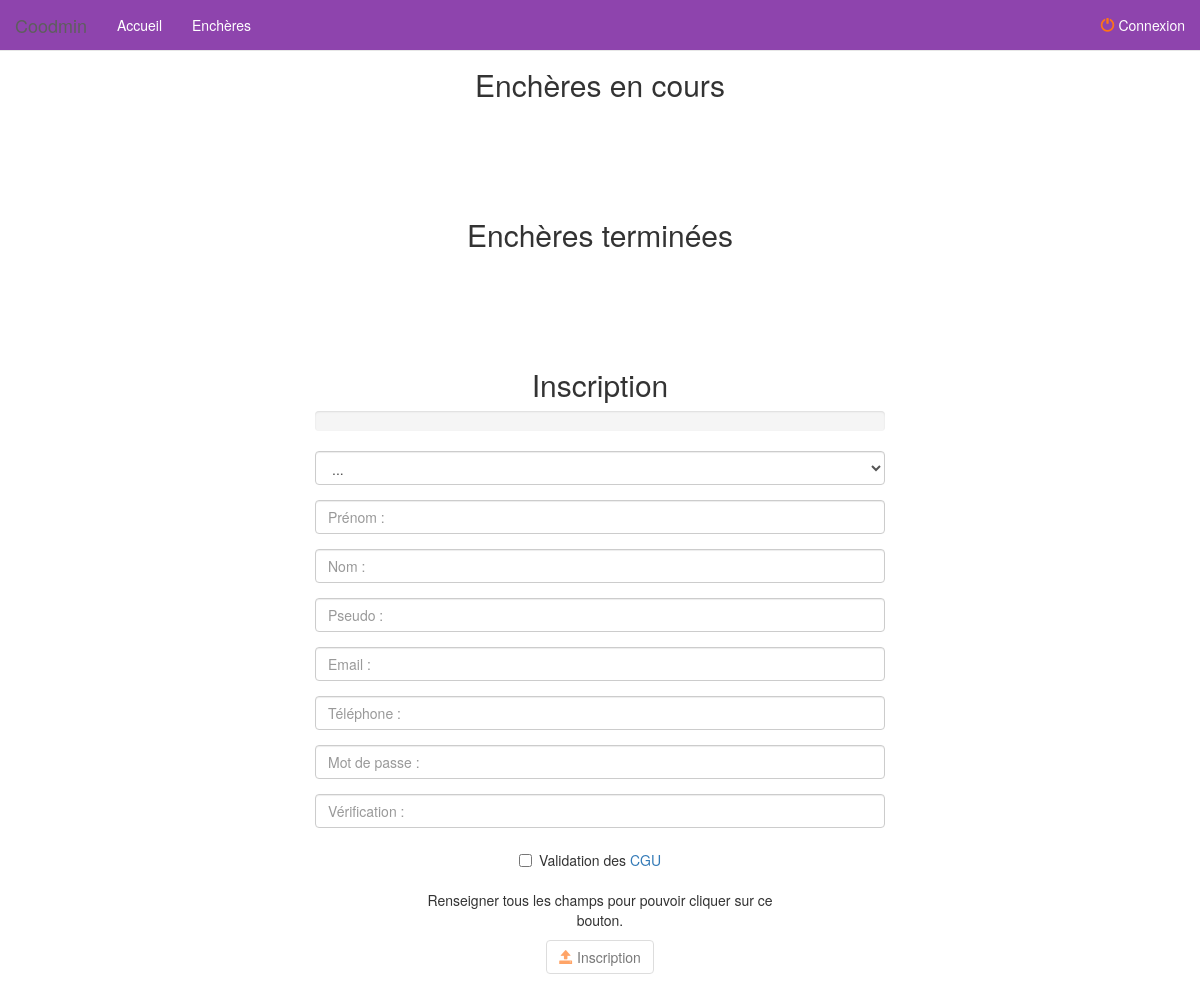
Page /coodmin2/pages/index.php on the earlier database version.
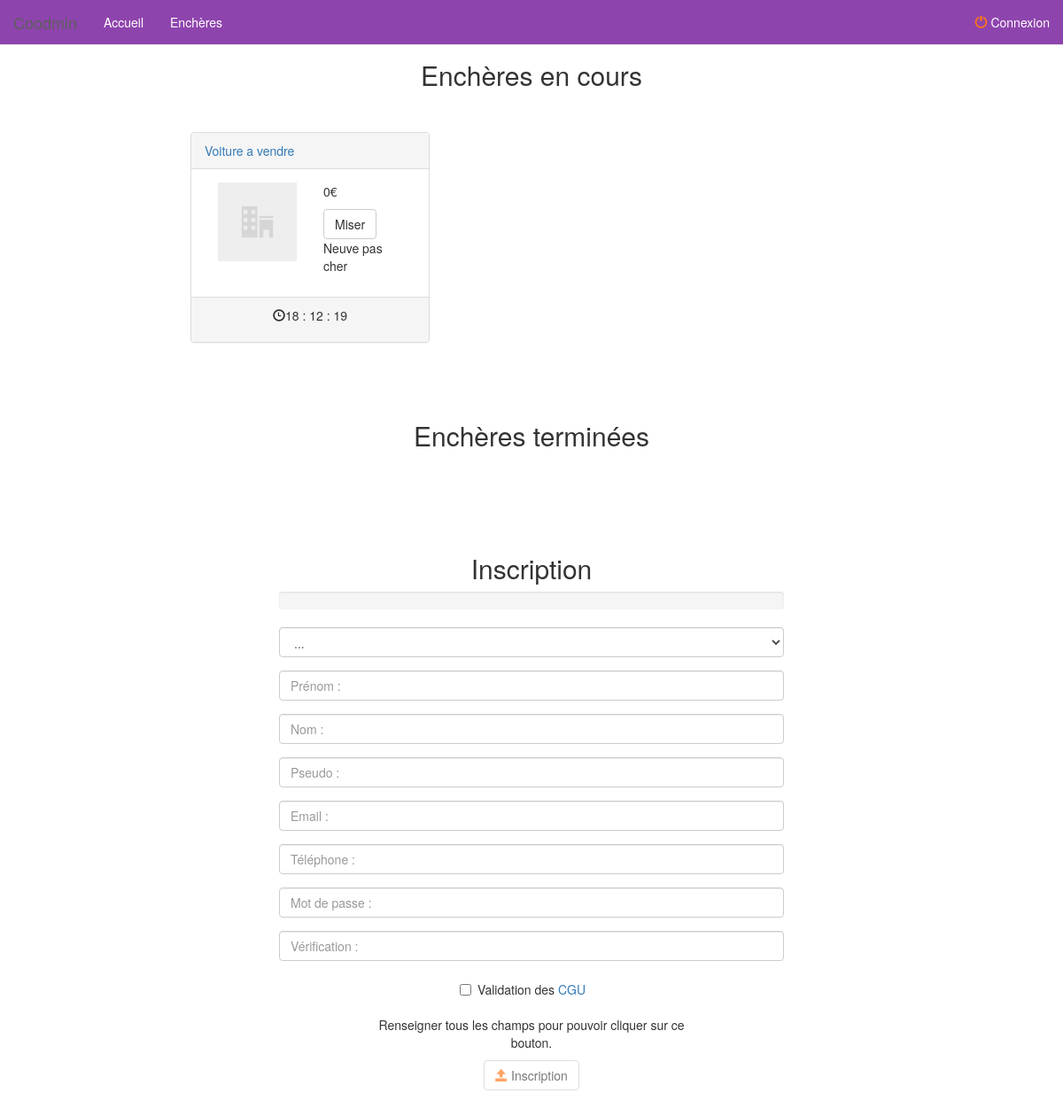
Same page on the later database version.
### tables this page shows
CREATE TABLE IF NOT EXISTS `bids` (
  `id` int(11) NOT NULL AUTO_INCREMENT,
  `seller` int(11) NOT NULL,
  `title` varchar(100) NOT NULL,
  `descriptive` varchar(255) NOT NULL,
  `category` int(11) NOT NULL,
  `estimated_price` int(11) NOT NULL,
  `mini_price` int(11) NOT NULL,
  `duration_bid` int(11) NOT NULL,
  `end_bid` int(11) NOT NULL DEFAULT '0',
  `image` varchar(100) NOT NULL DEFAULT '../img/bids/0.jpg',
  `verified` tinyint(1) DEFAULT '0',
  `sold` tinyint(1) NOT NULL DEFAULT '0',
  PRIMARY KEY (`id`)
);

### coodmin2/functions.php (called while the page is built, shortened)
<?php
function connectBdd() {
    try {
        $bdd = new PDO('mysql:dbname='.NAMEBDD.';host='.HOSTBDD, USERBDD, MDPBDD);
    } catch(Exception $e) {
        die('Erreur'. $e->getMessage());
    }
    return $bdd;
}
function dataSelect($select, $from, $where, $id, $method) {
	$bdd = connectBdd();
	$query = $bdd->prepare('SELECT '. $select .' FROM '. $from .' WHERE '. $where .' = :id');
	$query->execute(["id" => $id]);
	if ($method == 0) $resultat = $query->fetch();
	else $resultat = $query->fetchAll();
	return $resultat;
}
function dataSelectAll($select, $from) {
	$bdd = connectBdd();
	$query = $bdd->prepare('SELECT '. $select .' FROM '. $from);
	$query->execute();
	$resultat = $query->fetchAll();
	return $resultat;
}
function isConnected() {
	if (!isset($_SESSION['access_token']) || empty($_SESSION['access_token'])) {
		return FALSE;
	}
}

### coodmin2/pages/index.php (the view, shortened to what this page needs)
<?php include "header.php"; ?>
<div id="bids" class="container-fluid">
    <div class="row">
        <h2 class="mb text-center">Enchères en cours</h2>
        <div class="col-md-2"></div>
        <?php
        $bids = dataSelectAll("*", "bids");
        foreach ($bids as $b) {
            $bid = dataSelect("*", "bids", "id", $b['id'], 0);
            $bidUser = dataSelect("*", "bid_user", "id_bid", $bid['id'], 1);
            $bidUser = array_reverse($bidUser);
            $delay = $bid['end_bid'] - time();
            $verified = $bid['verified'];
            if ($delay > 0 && $verified == 1) {
                $seconds = $delay % 60;
                $minutes = $delay / 60 % 60;
                $hours = $delay / 3600 % 24; ?>
                <div class="col-md-3">
                    <div class="panel panel-default">
                        <div class="panel-heading background-orange">
                            <a href="bid.php?id=<?= $bid['id'] ?>"><?php echo $bid['title']; ?></a>
                        </div>
                        <div class="panel-body">
                            <div class="container-fluid">
                                <div class="row">
                                    <div class="col-md-6">
                                        <p><img class="img-responsive" onload="count()" src="<?= $bid['image'] ?>" alt="<?= $bid['title'] ?>"></p>
                                    </div>
                                    <div class="col-md-6">
                                        <?php if (empty($bidUser)) echo '<p>0€</p>';
                                            else echo '<p>'. $bidUser[0]['bet_money'] .'€</p>';?>
                                        <button type="button" class="btn btn-default">Miser</button>
                                        <p><?= html_entity_decode($bid['descriptive']) ?></p>
                                    </div>
                                </div>
                            </div>
                        </div>
                        <div class="panel-footer text-center background-orange">
                            <p id="counter"><span class="glyphicon glyphicon-time"></span><?= ($hours < 10 ? '0'. $hours : $hours) .' : '. ($minutes < 10 ? '0'. $minutes : $minutes) .' : '. ($seconds < 10 ? '0'. $seconds : $seconds)?></p>
                        </div>
                    </div>
                </div>
            <?php }
        }
        ?>
        <div class="col-md-2"></div>
    </div>
</div>
<div id="bids" class="container-fluid text-center">
    <div class="row">
        <h2 class="mb text-center">Enchères terminées</h2>
        <div class="col-md-2"></div>
        <div class="col-md-2"></div>
    </div>
</div>
<div id="inscription" class="container-fluid">
    <div class="row">
        <div class="col-md-3"></div>
        <div class="col-md-6">
            <h2 class="text-center wow fadeInUp" data-wow-duration="1s" data-wow-delay=".2s">Inscription</h2>
            <div class="progress wow fadeInUp" data-wow-duration="1s" data-wow-delay=".4s">
            </div>
            <form role="form" class="form-horizontal" method="post">
                <div class="container-fluid">
                    <div class="row">
                        <div class="col-md-12">
                            <div class="form-group" id="alert0" data-toggle="tooltip" data-placement="bottom" title="Veuillez choisir une civilité">
                                <select class="form-control wow fadeInUp" data-wow-duration="1s" data-wow-delay=".6s" onblur="validateInput('type', 0)" id="type" name="type" value="<?php echo(isset($_POST['type'])?$_POST['type']:"") ?>">
                                    <option selected="selected">...</option>
                                </select>
                            </div>
                            <div class="form-group" id="alert1" data-toggle="tooltip" data-placement="bottom" title="Le prénom doit faire plus de  2 caractères.">
                                <input type="text" class="form-control wow fadeInUp" data-wow-duration="1s" data-wow-delay=".8s" onblur="validateInput('surname', 1)" id="surname" name="surname" value="<?php echo (isset($_POST['surname'])?$_POST['surname']:"") ?>" placeholder="Prénom :">
                            </div>
                            <div class="form-group" id="alert2" data-toggle="tooltip" data-placement="bottom" title="Le nom doit faire plus de  2 caractères.">
                                <input type="text" class="form-control wow fadeInUp" data-wow-duration="1s" data-wow-delay="1s" onblur="validateInput('name', 2)" id="name" name="name" value="<?php echo (isset($_POST['name'])?$_POST['name']:"") ?>" placeholder="Nom :">
                            </div>
                            <div class="form-group" id="alert8" data-toggle="tooltip" data-placement="bottom" title="Le pseudo doit faire plus de  2 caractères.">
                                <input type="text" class="form-control wow fadeInUp" data-wow-duration="1s" data-wow-delay="1.2s" onblur="validateInput('pseudo', 8)" id="pseudo" name="pseudo" value="<?php echo (isset($_POST['pseudo'])?$_POST['pseudo']:"") ?>" placeholder="Pseudo :">
                            </div>
                            <div class="form-group" id="alert3" data-toggle="tooltip" data-placement="bottom" title="L'email doit être valide.">
                                <input type="email" class="form-control wow fadeInUp" data-wow-duration="1s" data-wow-delay="1.4s" onblur="validateInput('email', 3)" id="email" name="email" value="<?php echo (isset($_POST['email'])?$_POST['email']:"") ?>" placeholder="Email :">
                            </div>
                            <div class="form-group" id="alert4" data-toggle="tooltip" data-placement="bottom" title="Le téléphone doit être valide.">
                                <input type="tel" class="form-control wow fadeInUp" data-wow-duration="1s" data-wow-delay="1.6s" onblur="validateInput('tel', 4)" id="tel" name="tel" value="<?php echo (isset($_POST['tel'])?$_POST['tel']:"") ?>" placeholder="Téléphone :">
                            </div>
                            <div class="form-group" id="alert5" data-toggle="tooltip" data-placement="bottom" title="Le mot de passe doit contenir entre 8 et 12 caractères.">
                                <input type="password" class="form-control wow fadeInUp" data-wow-duration="1s" data-wow-delay="1.8s" onblur="validateInput('password', 5)" id="password" name="password" placeholder="Mot de passe :">
                            </div>
                            <div class="form-group" id="alert6" data-toggle="tooltip" data-placement="bottom" title="La vérification doit correspondre au mot de passe.">
                                <input type="password" class="form-control wow fadeInUp" data-wow-duration="1s" data-wow-delay="2s" onblur="validateInput('passwordVerif', 6)" id="passwordVerif" name="passwordVerif" placeholder="Vérification :">
                            </div>
                        </div>
                    </div>
                </div>
                <div class="container-fluid">
                    <div class="row">
                        <div class="col-md-2"></div>
                        <div class="col-md-8 text-center">
                            <div class="checkbox wow fadeInUp" data-wow-duration="1s" data-wow-delay="2.2s">
                                <input type="checkbox" name="cgu" onclick="validateInput('cgu', 7)" id="cgu"> Validation des <a href="">CGU</a><br><br>
                            </div>
                            <div class="form-group wow fadeInUp" data-wow-duration="1s" data-wow-delay="2.4s">
                                <p>Renseigner tous les champs pour pouvoir cliquer sur ce bouton.</p>
                                <button id="buttonFinal" type="submit" class="btn btn-default" disabled><span class="glyphicon glyphicon-open orange-color"></span> Inscription</button>
                            </div>
                        </div>
                        <div class="col-md-2"></div>
                    </div>
                </div>
            </form>
        </div>
        <div class="col-md-3"></div>
    </div>
</div>
<?php include "footer.php"; ?>

### coodmin2/pages/header.php (shortened to what this page needs)
<!DOCTYPE>
<html>
    <head>
        <link rel="stylesheet" type="text/css" href="../css/style.css">
        <link rel="stylesheet" type="text/css" href="../css/bootstrap.min.css">
        <link rel="stylesheet" href="../css/animate.css">
    </head>
    <body>
        <nav class="navbar navbar-fixed-top navbar-default">
            <div class="container-fluid background-purple">
                <div class="navbar-header">
                    <a class="navbar-brand" href="index.php">Coodmin</a>
                </div>
                <ul class="nav navbar-nav">
                    <?php
                    if (isConnected()) {
                        $dddd=dataSelect("id","users","id",$_SESSION['id'],0);
                        echo '<li><a href="index.php">Accueil</a></li>';
                        echo '<li><a href="bids.php">Enchères</a></li>';
                        echo '<li><a data-toggle="modal" data-target="#new-bid">Déposer une enchère</a></li>';
                        if ( $dddd['id'] == 0) {
                        echo '<li><a href="admin.php">Admin</a></li>';
                    }
                    } else {
                        echo '<li><a href="index.php">Accueil</a></li>';
                        echo '<li><a href="bids.php">Enchères</a></li>';
                    }
                    ?>
                </ul>
                <ul class="nav navbar-nav navbar-right">
                    <?php
                    if (isConnected()) {
                        echo '<li><a href="my_bids.php">Mes enchères</a></li>';
                        echo '<li><a href="logout.php"><span class="glyphicon glyphicon-off orange-color"></span> Déconnexion</a></li>';
                    } else {
                        echo '<li><a data-toggle="modal" data-target="#login"><span class="glyphicon glyphicon-off orange-color"></span> Connexion</a></li>';
                    }
                    ?>
                </ul>
            </div>
        </nav>

### coodmin2/pages/footer.php (shortened to what this page needs)
</body>
</html>

### coodmin2/css/style.css (style rules this page uses)
.background-purple { background-color: #8e44ad; }
.background-orange { background-color: #FF7416; }
.orange-color { color: #FF7416; }
#bids { margin-top: 4%; margin-bottom: 4%; }
.mb { margin-bottom: 4%; }

Differences in the rows shown:
added bids: title "Voiture a vendre", image (picture), descriptive "Neuve pas cher", end_bid "18", end_bid "12", end_bid "19"
